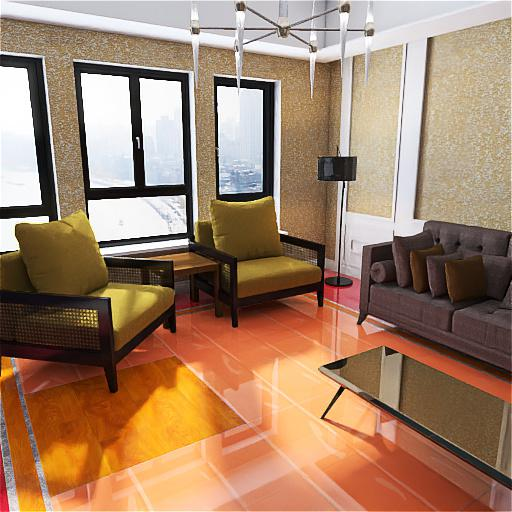
#> input picture color.jpg, 512 x 512 px
$ python draw_bbox.py   (older library calls are emulated)
#> lines starting #> are read from the running program, lines starting #| are printed output that depends on the picture
import json
import cv2
import numpy as np
import open3d as o3d

# [166 lines left out: functions quaternion_rotation_matrix, quaternion2rot, reconstruct_pcd, get_bbox, get_normal_line, not called in this run]

color=cv2.imread("color.jpg",cv2.IMREAD_ANYDEPTH|cv2.IMREAD_ANYCOLOR)
#> color is the input picture: shape (512, 512, 3); mean B, G, R 104, 129.2, 162.2
depth=cv2.imread("depth.png",cv2.IMREAD_ANYCOLOR|cv2.IMREAD_ANYDEPTH)
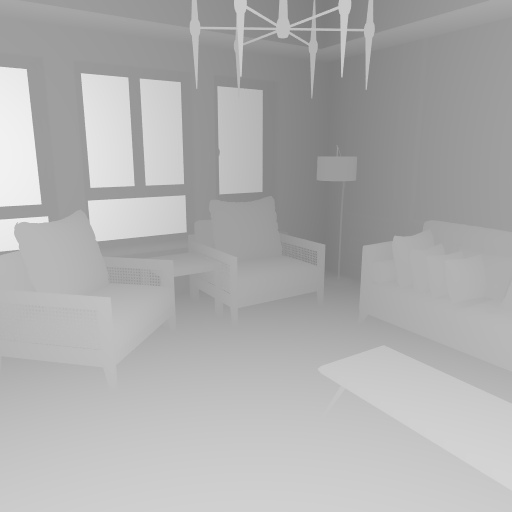
#> input picture depth.png, 512 x 512 px
#> depth is the input picture: shape (512, 512, 3); min 124, max 241, mean 175.2
normal=cv2.imread("normal.png",cv2.IMREAD_ANYDEPTH|cv2.IMREAD_ANYCOLOR)
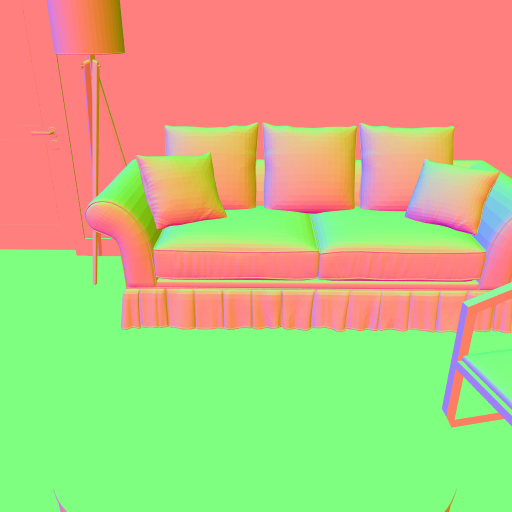
#> input picture normal.png, 512 x 512 px
#> normal is the input picture: shape (512, 512, 3); mean B, G, R 127.7, 189.4, 193.6
normal=normal.astype(np.float)
normal=normal[:,:,[2,1,0]]
normal=(normal/255.0)*2-1
depth=depth/255.0
depth=(1-depth)*10
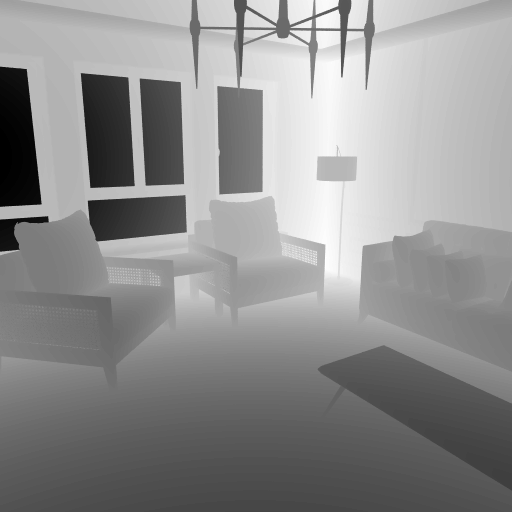
#> depth: shape (512, 512, 3) float64; min 0.549, max 5.14, mean 3.13; drawn with min black and max white
#> (the run stopped early here; a loop or call above may not have finished)
